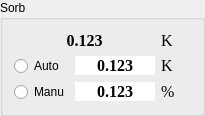
           <widget class="QGroupBox" name="groupBox_5">
            <property name="minimumSize">
             <size>
              <width>0</width>
              <height>0</height>
             </size>
            </property>
            <property name="title">
             <string>Sorb</string>
            </property>
            <layout class="QVBoxLayout" name="verticalLayout_8">
             <item>
              <layout class="QHBoxLayout" name="horizontalLayout_21">
               <item>
                <widget class="QLabel" name="lb_sorb_temp">
                 <property name="sizePolicy">
                  <sizepolicy hsizetype="Preferred" vsizetype="Fixed">
                   <horstretch>0</horstretch>
                   <verstretch>0</verstretch>
                  </sizepolicy>
                 </property>
                 <property name="minimumSize">
                  <size>
                   <width>80</width>
                   <height>0</height>
                  </size>
                 </property>
                 <property name="maximumSize">
                  <size>
                   <width>1000</width>
                   <height>16777215</height>
                  </size>
                 </property>
                 <property name="font">
                  <font>
                   <family>Times New Roman</family>
                   <pointsize>12</pointsize>
                   <bold>true</bold>
                  </font>
                 </property>
                 <property name="styleSheet">
                  <string notr="true"/>
                 </property>
                 <property name="text">
                  <string>0.123</string>
                 </property>
                 <property name="alignment">
                  <set>Qt::AlignCenter</set>
                 </property>
                </widget>
               </item>
               <item>
                <widget class="QLabel" name="label1_35">
                 <property name="sizePolicy">
                  <sizepolicy hsizetype="Fixed" vsizetype="Fixed">
                   <horstretch>0</horstretch>
                   <verstretch>0</verstretch>
                  </sizepolicy>
                 </property>
                 <property name="minimumSize">
                  <size>
                   <width>30</width>
                   <height>0</height>
                  </size>
                 </property>
                 <property name="maximumSize">
                  <size>
                   <width>30</width>
                   <height>16777215</height>
                  </size>
                 </property>
                 <property name="font">
                  <font>
                   <family>Times New Roman</family>
                   <pointsize>12</pointsize>
                  </font>
                 </property>
                 <property name="text">
                  <string>K</string>
                 </property>
                </widget>
               </item>
              </layout>
             </item>
             <item>
              <layout class="QHBoxLayout" name="horizontalLayout_23">
               <item>
                <widget class="QRadioButton" name="rb_itc_heater_on_4">
                 <property name="minimumSize">
                  <size>
                   <width>55</width>
                   <height>0</height>
                  </size>
                 </property>
                 <property name="maximumSize">
                  <size>
                   <width>55</width>
                   <height>16777215</height>
                  </size>
                 </property>
                 <property name="text">
                  <string>Auto</string>
                 </property>
                </widget>
               </item>
               <item>
                <widget class="QLabel" name="lb_sorb_goal">
                 <property name="sizePolicy">
                  <sizepolicy hsizetype="Fixed" vsizetype="Fixed">
                   <horstretch>0</horstretch>
                   <verstretch>0</verstretch>
                  </sizepolicy>
                 </property>
                 <property name="minimumSize">
                  <size>
                   <width>80</width>
                   <height>0</height>
                  </size>
                 </property>
                 <property name="maximumSize">
                  <size>
                   <width>10000</width>
                   <height>16777215</height>
                  </size>
                 </property>
                 <property name="font">
                  <font>
                   <family>Times New Roman</family>
                   <pointsize>12</pointsize>
                   <bold>true</bold>
                  </font>
                 </property>
                 <property name="styleSheet">
                  <string notr="true">background-color: rgb(255, 255, 255);</string>
                 </property>
                 <property name="text">
                  <string>0.123</string>
                 </property>
                 <property name="alignment">
                  <set>Qt::AlignCenter</set>
                 </property>
                </widget>
               </item>
               <item>
                <widget class="QLabel" name="label1_36">
                 <property name="sizePolicy">
                  <sizepolicy hsizetype="Fixed" vsizetype="Fixed">
                   <horstretch>0</horstretch>
                   <verstretch>0</verstretch>
                  </sizepolicy>
                 </property>
                 <property name="minimumSize">
                  <size>
                   <width>30</width>
                   <height>0</height>
                  </size>
                 </property>
                 <property name="maximumSize">
                  <size>
                   <width>30</width>
                   <height>16777215</height>
                  </size>
                 </property>
                 <property name="font">
                  <font>
                   <family>Times New Roman</family>
                   <pointsize>12</pointsize>
                  </font>
                 </property>
                 <property name="text">
                  <string>K</string>
                 </property>
                </widget>
               </item>
              </layout>
             </item>
             <item>
              <layout class="QHBoxLayout" name="horizontalLayout_24">
               <item>
                <widget class="QRadioButton" name="rb_itc_heater_off_4">
                 <property name="minimumSize">
                  <size>
                   <width>55</width>
                   <height>0</height>
                  </size>
                 </property>
                 <property name="maximumSize">
                  <size>
                   <width>55</width>
                   <height>16777215</height>
                  </size>
                 </property>
                 <property name="text">
                  <string>Manu</string>
                 </property>
                </widget>
               </item>
               <item>
                <widget class="QLabel" name="lb_sorb_heater">
                 <property name="sizePolicy">
                  <sizepolicy hsizetype="Fixed" vsizetype="Fixed">
                   <horstretch>0</horstretch>
                   <verstretch>0</verstretch>
                  </sizepolicy>
                 </property>
                 <property name="minimumSize">
                  <size>
                   <width>80</width>
                   <height>0</height>
                  </size>
                 </property>
                 <property name="maximumSize">
                  <size>
                   <width>10000</width>
                   <height>16777215</height>
                  </size>
                 </property>
                 <property name="font">
                  <font>
                   <family>Times New Roman</family>
                   <pointsize>12</pointsize>
                   <bold>true</bold>
                  </font>
                 </property>
                 <property name="styleSheet">
                  <string notr="true">background-color: rgb(255, 255, 255);</string>
                 </property>
                 <property name="text">
                  <string>0.123</string>
                 </property>
                 <property name="alignment">
                  <set>Qt::AlignCenter</set>
                 </property>
                </widget>
               </item>
               <item>
                <widget class="QLabel" name="label1_37">
                 <property name="sizePolicy">
                  <sizepolicy hsizetype="Fixed" vsizetype="Fixed">
                   <horstretch>0</horstretch>
                   <verstretch>0</verstretch>
                  </sizepolicy>
                 </property>
                 <property name="minimumSize">
                  <size>
                   <width>30</width>
                   <height>0</height>
                  </size>
                 </property>
                 <property name="maximumSize">
                  <size>
                   <width>30</width>
                   <height>16777215</height>
                  </size>
                 </property>
                 <property name="font">
                  <font>
                   <family>Times New Roman</family>
                   <pointsize>12</pointsize>
                  </font>
                 </property>
                 <property name="text">
                  <string>%</string>
                 </property>
                </widget>
               </item>
              </layout>
             </item>
            </layout>
           </widget>
